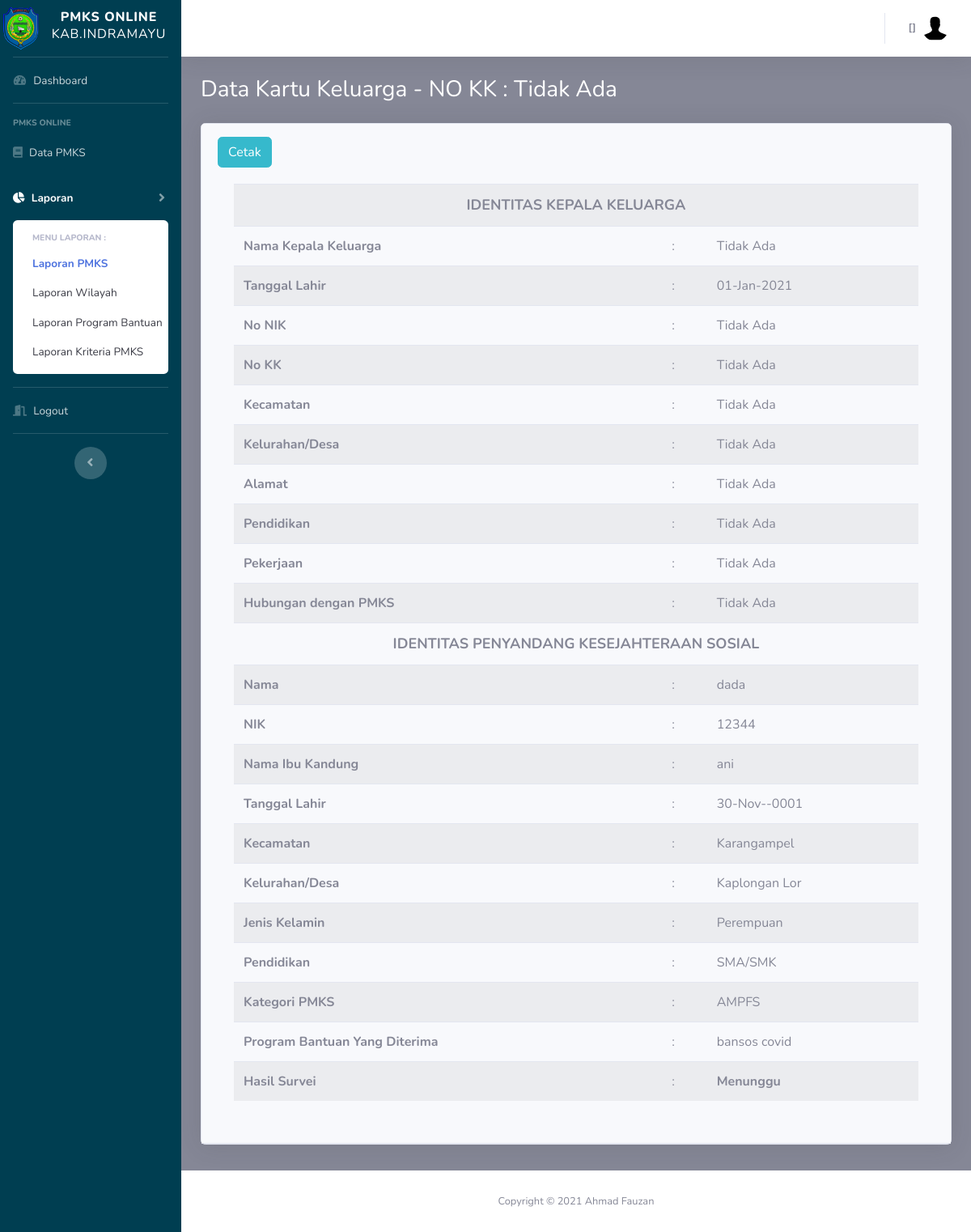
The page /pegawai/pmks_laporan.php?id=8 on the database its author committed.
### tables this page shows
CREATE TABLE `pmks` (
  `id_pmks` int(11) NOT NULL,
  `id_kk` int(11) NOT NULL,
  `id_kec` int(11) NOT NULL,
  `id_desa` int(11) NOT NULL,
  `id_kat_pmks` int(11) NOT NULL,
  `id_program` int(11) NOT NULL,
  `hsl_survei` varchar(50) NOT NULL,
  `nik_pmks` varchar(50) NOT NULL,
  `nm_pmks` varchar(50) NOT NULL,
  `tgl_lhr_pmks` date NOT NULL,
  `hubungan` varchar(25) NOT NULL,
  `jns_klm_pmks` varchar(25) NOT NULL,
  `nm_ibu_pmks` varchar(50) NOT NULL,
  `pendidikan_pmks` varchar(50) NOT NULL,
  `is_delete` int(11) NOT NULL,
  `row_edit` int(11) NOT NULL,
  `creator` int(11) NOT NULL,
  `time_input` datetime NOT NULL DEFAULT CURRENT_TIMESTAMP
);

CREATE TABLE `kk` (
  `id_kk` int(11) NOT NULL,
  `id_kec` int(11) NOT NULL,
  `id_desa` int(11) NOT NULL,
  `no_kk` varchar(50) NOT NULL,
  `nik_kpl` varchar(50) NOT NULL,
  `nm_kpl` varchar(50) NOT NULL,
  `tgl_lhr_kpl` date NOT NULL,
  `alamat_kpl` varchar(100) NOT NULL,
  `pekerjaan_kpl` varchar(50) NOT NULL,
  `pendidikan_kpl` varchar(50) NOT NULL,
  `status` tinyint(1) NOT NULL DEFAULT '0',
  `is_delete` int(11) NOT NULL,
  `row_edit` int(11) NOT NULL,
  `creator` int(11) NOT NULL,
  `time_input` datetime NOT NULL DEFAULT CURRENT_TIMESTAMP
);

CREATE TABLE `kecamatan` (
  `id_kec` int(11) NOT NULL,
  `nm_kec` varchar(20) NOT NULL,
  `is_delete` int(11) NOT NULL,
  `row_edit` int(11) NOT NULL,
  `creator` int(11) NOT NULL,
  `time_input` datetime NOT NULL DEFAULT CURRENT_TIMESTAMP
);

CREATE TABLE `desa` (
  `id_desa` int(10) NOT NULL,
  `nm_desa` varchar(25) NOT NULL,
  `id_kec` int(11) NOT NULL,
  `is_delete` int(11) NOT NULL,
  `row_edit` int(11) NOT NULL,
  `creator` int(11) NOT NULL,
  `time_input` datetime NOT NULL DEFAULT CURRENT_TIMESTAMP
);

CREATE TABLE `kat_pmks` (
  `id_kat_pmks` int(10) NOT NULL,
  `nm_kat` varchar(25) NOT NULL,
  `is_delete` int(11) NOT NULL,
  `row_edit` int(11) NOT NULL,
  `creator` int(11) NOT NULL,
  `time_input` datetime NOT NULL DEFAULT CURRENT_TIMESTAMP
);

CREATE TABLE `program_bantuan` (
  `id_program` int(10) NOT NULL,
  `nm_program` varchar(25) NOT NULL,
  `is_delete` int(11) NOT NULL,
  `row_edit` int(11) NOT NULL,
  `creator` int(11) NOT NULL,
  `time_input` datetime NOT NULL DEFAULT CURRENT_TIMESTAMP
);

### config.php (called while the page is built, shortened)
<?php
	$database = 'pmks';
?>

### functions.php (called while the page is built, shortened)
<?php
function query($query)
{
	include('config.php');
	$result = mysqli_query($koneksi, $query);
	$rows = [];
	while ($row = mysqli_fetch_assoc($result)) {
		$rows[] = $row;
	}
	return $rows;
}

### pegawai/pmks_laporan.php (the view, shortened to what this page needs)
<?php
include('templetes/sidebar.php');
include('templetes/topbar.php');
require_once "../functions.php";
$id = $_GET['id'];
$pmks = query("SELECT a.*, b.*,c.*,d.*,f.*,g.*,h.id_kec,h.nm_kec AS nm_kec_kk,i.id_desa,i.nm_desa AS nm_desa_kk FROM pmks a
                               INNER JOIN kat_pmks b USING (id_kat_pmks)
                               INNER JOIN program_bantuan c USING (id_program)
                               INNER JOIN kk d USING (id_kk)
                               INNER JOIN Kecamatan f ON a.id_kec = f.id_kec
                               INNER JOIN desa g ON a.id_desa = g.id_desa
                               INNER JOIN Kecamatan h ON d.id_kec = h.id_kec
                               INNER JOIN desa i ON d.id_desa = i.id_desa
                               WHERE a.is_delete = 1 AND d.is_delete = 1 AND a.id_pmks = $id ");
$pmksy = query("SELECT a.*, b.*,c.*,d.*,f.*,g.* FROM pmks a
                               INNER JOIN kat_pmks b USING (id_kat_pmks)
                               INNER JOIN program_bantuan c USING (id_program)
                               INNER JOIN kk d USING (id_kk)
                               INNER JOIN Kecamatan f ON a.id_kec = f.id_kec
                               INNER JOIN desa g ON a.id_desa = g.id_desa
                               WHERE a.is_delete = 1 AND d.is_delete = 1 AND a.id_pmks = $id ")[0];
?>
<div class="container-fluid">
  <h1 class="h3 mb-4 text-judul">Data Kartu Keluarga - NO KK : <?= $pmksy['no_kk'] ?></h1>
  <div class="card shadow mb-2">
    <div class="card-header py-3">
      <a href="../cetak_pmks.php?id=<?=$id ?>" target="_blank" class="btn btn-info"> Cetak</a>
      <div class="card-body">
        <div class="table-responsive">
          <table class="table table-striped">
            <tbody>
              <?php foreach ($pmks as $row) : ?>
                <tr>
                  <th colspan="3" scope="row" class="text-center">
                    <font size="4">IDENTITAS KEPALA KELUARGA</font>
                  </th>
                </tr>
                <tr>
                  <th scope="row">Nama Kepala Keluarga</th>
                  <td>:</td>
                  <td class="text-left"><?= $row['nm_kpl'] ?></td>
                </tr>
                <tr>
                  <th scope="row">Tanggal Lahir</th>
                  <td>:</td>
                  <td class="text-left"><?= date('d-M-Y', strtotime($row['tgl_lhr_kpl'])) ?></td>
                </tr>
                <tr>
                  <th scope="row">No NIK</th>
                  <td>:</td>
                  <td class="text-left"><?= $row['nik_kpl'] ?></td>
                </tr>
                <tr>
                  <th scope="row">No KK</th>
                  <td>:</td>
                  <td class="text-left"><?= $row['no_kk'] ?></td>
                </tr>
                <tr>
                  <th scope="row">Kecamatan</th>
                  <td>:</td>
                  <td class="text-left"><?= $row['nm_kec_kk'] ?></td>
                </tr>
                <tr>
                  <th scope="row">Kelurahan/Desa</th>
                  <td>:</td>
                  <td class="text-left"><?= $row['nm_desa_kk'] ?></td>
                </tr>
                <tr>
                  <th scope="row">Alamat</th>
                  <td>:</td>
                  <td class="text-left"><?= $row['alamat_kpl'] ?></td>
                </tr>
                <tr>
                  <th scope="row">Pendidikan</th>
                  <td>:</td>
                  <td class="text-left"><?= $row['pendidikan_kpl'] ?></td>
                </tr>
                <tr>
                  <th scope="row">Pekerjaan</th>
                  <td>:</td>
                  <td class="text-left"><?= $row['pekerjaan_kpl'] ?></td>
                </tr>
                <tr>
                  <th scope="row">Hubungan dengan PMKS</th>
                  <td>:</td>
                  <td class="text-left"><?= $row['hubungan'] ?></td>
                </tr>
                <tr>
                  <th colspan="3" scope="row" class="text-center">
                    <font size="4">IDENTITAS PENYANDANG KESEJAHTERAAN SOSIAL</font>
                  </th>
                </tr>
                <tr>
                  <th scope="row">Nama</th>
                  <td>:</td>
                  <td class="text-left"><?= $row['nm_pmks'] ?></td>
                </tr>
                <tr>
                  <th scope="row">NIK</th>
                  <td>:</td>
                  <td class="text-left"><?= $row['nik_pmks'] ?></td>
                </tr>
                <tr>
                  <th scope="row">Nama Ibu Kandung</th>
                  <td>:</td>
                  <td class="text-left"><?= $row['nm_ibu_pmks'] ?></td>
                </tr>
                <tr>
                  <th scope="row">Tanggal Lahir</th>
                  <td>:</td>
                  <td class="text-left"><?= date('d-M-Y', strtotime($row['tgl_lhr_pmks'])) ?></td>
                </tr>
                <tr>
                  <th scope="row">Kecamatan</th>
                  <td>:</td>
                  <td class="text-left"><?= $row['nm_kec'] ?></td>
                </tr>
                <tr>
                  <th scope="row">Kelurahan/Desa</th>
                  <td>:</td>
                  <td class="text-left"><?= $row['nm_desa'] ?></td>
                </tr>
                <tr>
                  <th scope="row">Jenis Kelamin</th>
                  <td>:</td>
                  <td class="text-left"><?= $row['jns_klm_pmks'] ?></td>
                </tr>
                <tr>
                  <th scope="row">Pendidikan</th>
                  <td>:</td>
                  <td class="text-left"><?= $row['pendidikan_pmks'] ?></td>
                </tr>
                <tr>
                  <th scope="row">Kategori PMKS</th>
                  <td>:</td>
                  <td class="text-left"><?= $row['nm_kat'] ?></td>
                </tr>
                <tr>
                  <th scope="row">Program Bantuan Yang Diterima</th>
                  <td>:</td>
                  <td class="text-left"><?= $row['nm_program'] ?></td>
                </tr>
                <tr>
                  <th scope="row">Hasil Survei</th>
                  <td>:</td>
                  <td class="text-left"><b><?= $row['hsl_survei'] ?></b></td>
                </tr>
              <?php endforeach; ?>
            </tbody>
          </table>
        </div>
      </div>
    </div>
  </div>
</div>
<br>
<?php include('templetes/footer.php'); ?>

### pegawai/templetes/sidebar.php (style rules this page uses)
.text-judul { color: #ffffff; }

### rows shown on the page
pmks: id_kk.no_kk "Tidak Ada", id_kk.nm_kpl "Tidak Ada", id_kk.tgl_lhr_kpl "01-Jan-2021", id_kk.nik_kpl "Tidak Ada", kecamatan.nm_kec "Tidak Ada", desa.nm_desa "Tidak Ada", id_kk.alamat_kpl "Tidak Ada", id_kk.pendidikan_kpl "Tidak Ada", id_kk.pekerjaan_kpl "Tidak Ada", hubungan "Tidak Ada", nm_pmks "dada", nik_pmks "12344", nm_ibu_pmks "ani", tgl_lhr_pmks "30-Nov--0001", id_kec.nm_kec "Karangampel", id_desa.nm_desa "Kaplongan Lor", jns_klm_pmks "Perempuan", pendidikan_pmks "SMA/SMK", id_kat_pmks.nm_kat "AMPFS", id_program.nm_program "bansos covid", hsl_survei "Menunggu"
